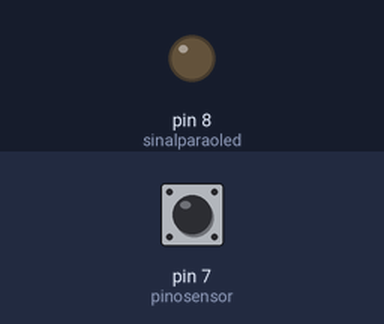
Bench run of a sketch on a simulated Arduino Uno, built with avr-gcc and run on an emulated ATmega328P. On the bench: output pins drawn as LEDs (lit = HIGH). Dashed ring = blinking. Inputs (shaded band) come from the test bench; at power-on: pin 7 (pinosensor) HIGH.

Above: at 1.2 s.
1.3 s: pin 7 (pinosensor) pulsed LOW 5 times (0.12 s each, 0.3 s apart)
At 1.65 s:
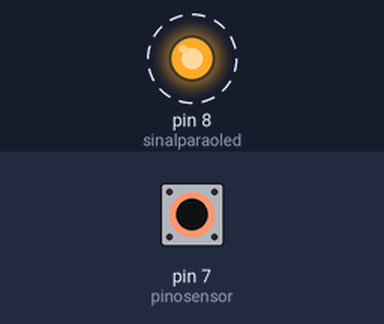
At 4.1 s:
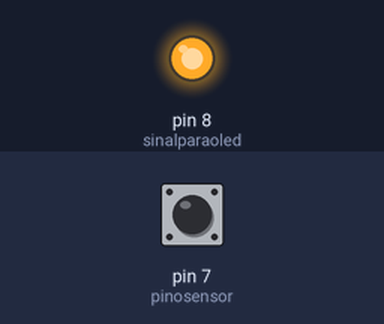
Timing chart, 0 to 5.6 s (numbered marks = the images above; inputs shaded):
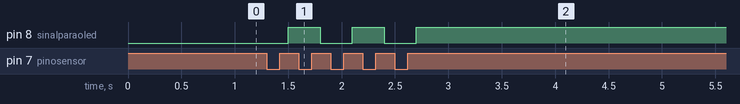

Measured:
- after the input at 1.3 s, pin 8 (sinalparaoled): alternates HIGH for 0.30 s and LOW for 0.30 s, 5 changes in all, then stays HIGH, starting after 0.20 s

The sketch:

optico_reflexivo.ino
```cpp
int sinalparaoled = 8; //Pino do led
int pinosensor = 7;   //Ligado ao pino "coletor" do sensor óptico
int leitura;      //Armazena informações sobre a leitura do sensor
int estadoled = 0;   //Armazena o estado do led (ligado/desligado)

void setup()
{
  pinMode(sinalparaoled, OUTPUT); //Define o pino do led como saida
  pinMode(pinosensor, INPUT);   //Define o pino do sensor como entrada
}

void loop()
{
  //Le as informações do pino do sensor
  leitura = digitalRead(pinosensor);
  if (leitura != 1) //Verifica se o objeto foi detectado
  {
    while(digitalRead(pinosensor) != 1)
    {
     delay(100);
    }

    //Inverte o estado do led (ligado / desligado)
    estadoled = !estadoled;

    //Liga ou desliga o led conforme "estadoled"
    digitalWrite(sinalparaoled, estadoled);
  }
}
```
